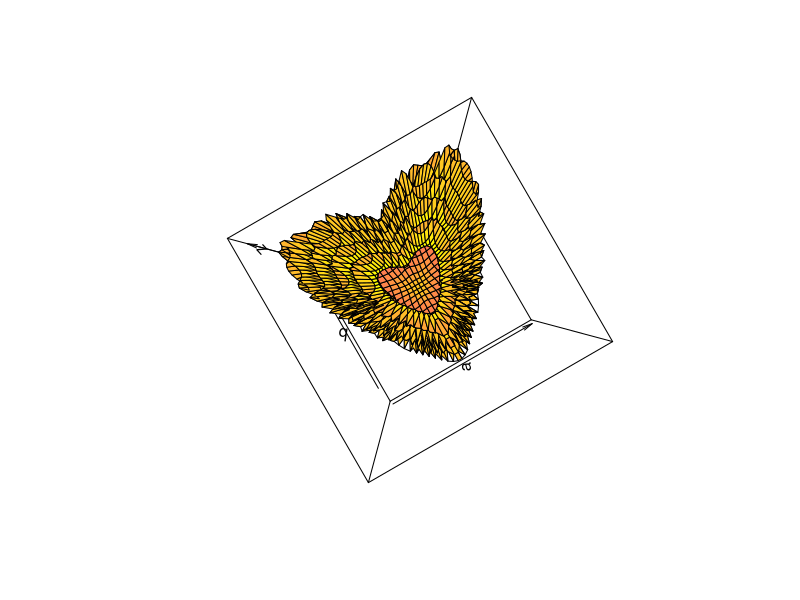

Here is the R script that generated this plot:
par(bg = "white");
a <- seq(-1, 1, length = 50);
b <- 5*a/4;
z <- outer(a, b, function(x, y) 5 + (-sqrt(1-x*x-(y-abs(x))*(y-abs(x))))*cos(30*((1-x*x-(y-abs(x))*(y-abs(x))))));
nrz <- nrow(z);
ncz <- ncol(z);
jet.colors <- colorRampPalette( c("yellow", "coral") );
nbcol <- 50;
color <- jet.colors(nbcol);
zfacet <- z[-1, -1] + z[-1, -ncz] + z[-nrz, -1] + z[-nrz, -ncz];
facetcol <- cut(zfacet, nbcol);
persp(a, b, z, col = color[facetcol], phi = 90, theta = -30);
